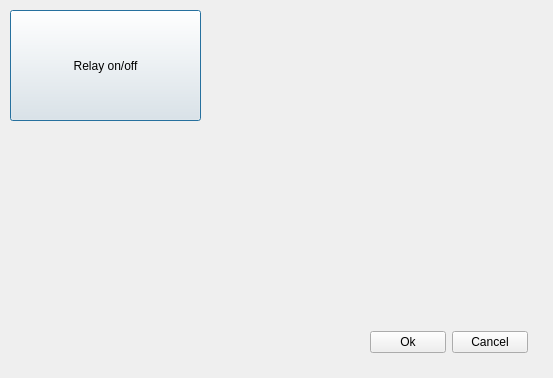
<?xml version="1.0" encoding="UTF-8"?>
<ui version="4.0">
 <class>Settings</class>
 <widget class="QDialog" name="Settings">
  <property name="geometry">
   <rect>
    <x>0</x>
    <y>0</y>
    <width>553</width>
    <height>378</height>
   </rect>
  </property>
  <property name="windowTitle">
   <string>Dialog</string>
  </property>
  <widget class="QWidget" name="widget" native="true">
   <property name="geometry">
    <rect>
     <x>390</x>
     <y>10</y>
     <width>151</width>
     <height>151</height>
    </rect>
   </property>
   <property name="styleSheet">
    <string notr="true">image: url(:/images_icons/icons/process.png);</string>
   </property>
  </widget>
  <widget class="QPushButton" name="pushButton">
   <property name="geometry">
    <rect>
     <x>10</x>
     <y>10</y>
     <width>191</width>
     <height>111</height>
    </rect>
   </property>
   <property name="text">
    <string>Relay on/off</string>
   </property>
  </widget>
  <widget class="QWidget" name="">
   <property name="geometry">
    <rect>
     <x>370</x>
     <y>330</y>
     <width>158</width>
     <height>25</height>
    </rect>
   </property>
   <layout class="QHBoxLayout" name="horizontalLayout">
    <item>
     <widget class="QPushButton" name="pushButton_2">
      <property name="text">
       <string>Ok</string>
      </property>
     </widget>
    </item>
    <item>
     <widget class="QPushButton" name="pushButton_3">
      <property name="text">
       <string>Cancel</string>
      </property>
     </widget>
    </item>
   </layout>
  </widget>
 </widget>
 <resources/>
 <connections/>
</ui>
